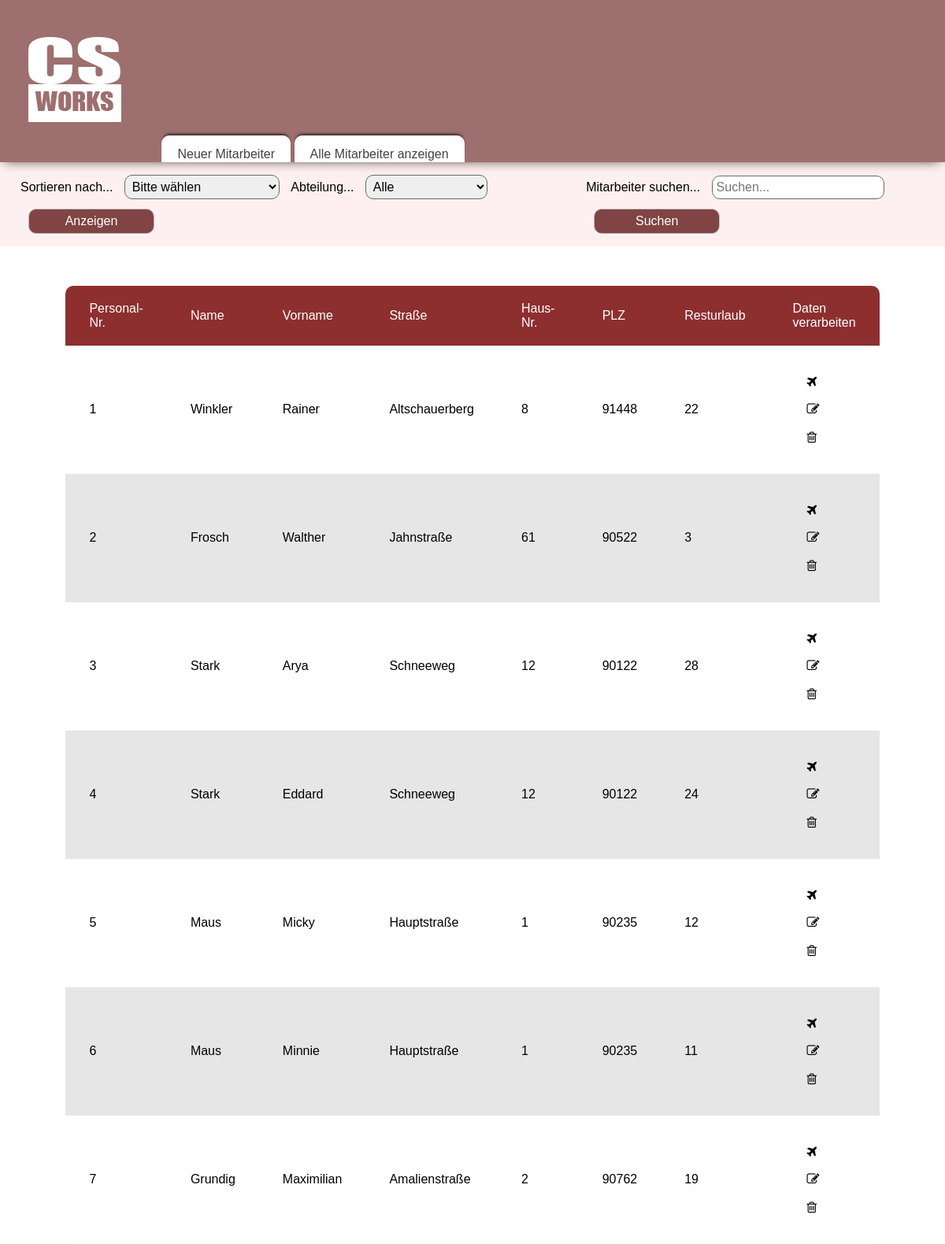
The page / on the database its author committed.
### tables this page shows
CREATE TABLE `mitarbeiter` (
  `Personal-Nr.` int(255) UNSIGNED NOT NULL,
  `Name` varchar(255) NOT NULL,
  `Vorname` varchar(255) NOT NULL,
  `Straße` varchar(255) NOT NULL,
  `Haus-Nr.` int(255) UNSIGNED NOT NULL,
  `PLZ` int(255) UNSIGNED NOT NULL,
  `Abteilungsnr.` int(255) UNSIGNED NOT NULL,
  `Resturlaub` int(255) UNSIGNED NOT NULL
);

### functions.php (the view)
<?php
function header_temp($title)
{
	echo <<<EOT
<!DOCTYPE html>
<html>
	<head>
		<meta charset="utf-8">
		<title>$title</title>
		<link rel='stylesheet' href='https://cdnjs.cloudflare.com/ajax/libs/font-awesome/4.7.0/css/font-awesome.min.css'>
		<link href="style.css" rel="stylesheet" type="text/css">
	</head>
	<body>
    <nav class="navmenu">
	<a href="index.php"> <img class="logo" src="img/logo.png" alt="CS Works Logo"></a>
			<a href="anlegen.php" class ="menubuttons">Neuer Mitarbeiter</a>
			<a href="index.php" class= "menubuttons">Alle Mitarbeiter anzeigen</a>
    </nav>
EOT;
}
function footer_temp()
{
	echo <<<EOT
    </body>
</html>
EOT;
}
?>
<?php
function arrayAusgeben($ergebnismenge)
{
	foreach ($ergebnismenge as $zeile) {   ?>
		<tr>
			<td>
				<?= $zeile["Personal-Nr."] ?>
			</td>
			<td><?= $zeile["Name"] ?></td>
			<td>
				<?= $zeile["Vorname"] ?>
			</td>
			<td><?= $zeile["Straße"] ?></td>
			<td>
				<?= $zeile["Haus-Nr."] ?>
			</td>
			<td><?= $zeile["PLZ"] ?></td>
			<td>
				<?= $zeile["Resturlaub"] ?>
			</td>
			<td class="operations">
				<a alt="Urlaub" href="resturlaub.php?urlaub=<?= $zeile['Resturlaub'] ?>&id=<?= $zeile['Personal-Nr.'] ?>"
					class='fa fa-plane'></a>
				<a alt="Bearbeiten" href="updatemitarbeiter.php?id=<?= $zeile['Personal-Nr.'] ?>&plzalt=<?= $zeile["PLZ"] ?>"><i
						class='fa fa-edit'></i>
					<a alt=""Löschen href="loeschen.php?id=<?= $zeile['Personal-Nr.'] ?>&name=<?= $zeile['Name'] ?>&vorname=<?= $zeile['Vorname'] ?>"
						class='fa fa-trash-o'></a>
			</td>
		<?php }
}
function tabelle_anzeigen()
{
	?>
		<table class="table">
			<thead>
				<tr>
					<th>Personal-Nr.</th>
					<th>Name</th>
					<th>Vorname</th>
					<th>Straße</th>
					<th>Haus-Nr.</th>
					<th>PLZ</th>
					<th>Resturlaub</th>
					<th>Daten verarbeiten</th>
				</tr>
			</thead>
			<tbody>
			<?php } ?>

### index.php (shortened to what this page needs)
<?php
include("connect.php");
include("functions.php");
header_temp('Alle Mitarbeiter anzeigen');
?>
<div class="filteropt">
    <form class="sort" method="post">
        <label for="Sortierung">Sortieren nach...</label>
        <select class="selectsort" name="Sortierung" id="Sortierung">
            <option value="1">Bitte wählen</option>
        </select>
        <label for="Abteilung">Abteilung...</label>
        <select name="Abteilung" id="Abteilung">
            <option value="0">Alle</option>
        </select>
        <input type="submit" value="Anzeigen" class="submit">
    </form>
    <form class="search" method="post">
        <label for="suchfeld">Mitarbeiter suchen...</label>
        <input class="searchbar" type="search" name="suchfeld" id="suchfeld" placeholder="Suchen...">
        <input type="submit" name="suche" value="Suchen" class="submit">
    </form>
</div>
<?php
$sql = "SELECT * FROM `mitarbeiter`";
$abfrage = $pdo->prepare($sql);
$abfrage->execute();
$mitarbeiter = $abfrage->fetchAll();
if (!$mitarbeiter) {
    echo "<p class=warning>Die Suche ergab keinen Treffer</p>";
} else {
    tabelle_anzeigen();
    arrayAusgeben($mitarbeiter);
}
?>
<?php
footer_temp();
?>

### style.css (style rules this page uses)
* { margin: 0; box-sizing: border-box; font-family: sans-serif; font-size: 16px; font-weight: 300; }
.navmenu { background-color: rgb(158, 111, 111); padding: 1px; color: rgb(245, 245, 245); box-shadow: -1px 4px 15px -7px #000000; }
.menubuttons { background-color: rgb(255, 255, 255); padding: 15px 20px 2px 20px; border-radius: 10px 10px 0 0; color: rgb(66, 66, 66); box-shadow: 0px -4px 4px -3px #000000; }
table { margin: 50px auto auto auto; width: 60%; border-collapse: collapse; border-radius: 10px; overflow: hidden; }
thead { background-color: rgb(141, 47, 47); color: white; text-align: left; font-weight: bold; }
th, td { padding: 20px 30px; }
tbody tr { border-bottom: 1px solid rgba(231, 231, 231, 0.219); }
tbody tr:nth-child(even) { background-color: #e6e6e6; color: #000; }
.search { border-radius: 9px; }
.operations a { color: #000; padding: 3px; margin: 15px; }
a { text-decoration: none; }
.operations { text-align: left; text-decoration: none; }
.filteropt select, .search .searchbar { border-radius: 5px; outline: 0; box-shadow: none; border: 1px solid rgb(105, 105, 105); border-radius: 10px; padding: 5px; cursor: pointer; }
.submit { background-color: rgb(129, 68, 68); width: 10rem; height: 2rem; border-radius: 10px; padding: 5px; margin-top: 12px; color: white; border: 1px solid rgb(189, 189, 189); text-align: center; }
.sort>label, .search>label { margin: 0 10px; }
.search { margin-left: 100px; }
.filteropt .submit { margin-left: 20px; }
.filteropt { background-color: rgba(243, 136, 136, 0.13); display: flex; align-items: center; padding: 1rem; }
.submit { cursor: pointer; }

### rows shown on the page
mitarbeiter: value "1", Name "Winkler", Vorname "Rainer", Straße "Altschauerberg", value "8", PLZ "91448", Resturlaub "22"
mitarbeiter: value "2", Name "Frosch", Vorname "Walther", Straße "Jahnstraße", value "61", PLZ "90522", Resturlaub "3"
mitarbeiter: value "3", Name "Stark", Vorname "Arya", Straße "Schneeweg", value "12", PLZ "90122", Resturlaub "28"
mitarbeiter: value "4", Name "Stark", Vorname "Eddard", Straße "Schneeweg", value "12", PLZ "90122", Resturlaub "24"
mitarbeiter: value "5", Name "Maus", Vorname "Micky", Straße "Hauptstraße", value "1", PLZ "90235", Resturlaub "12"
mitarbeiter: value "6", Name "Maus", Vorname "Minnie", Straße "Hauptstraße", value "1", PLZ "90235", Resturlaub "11"
mitarbeiter: value "7", Name "Grundig", Vorname "Maximilian", Straße "Amalienstraße", value "2", PLZ "90762", Resturlaub "19"
